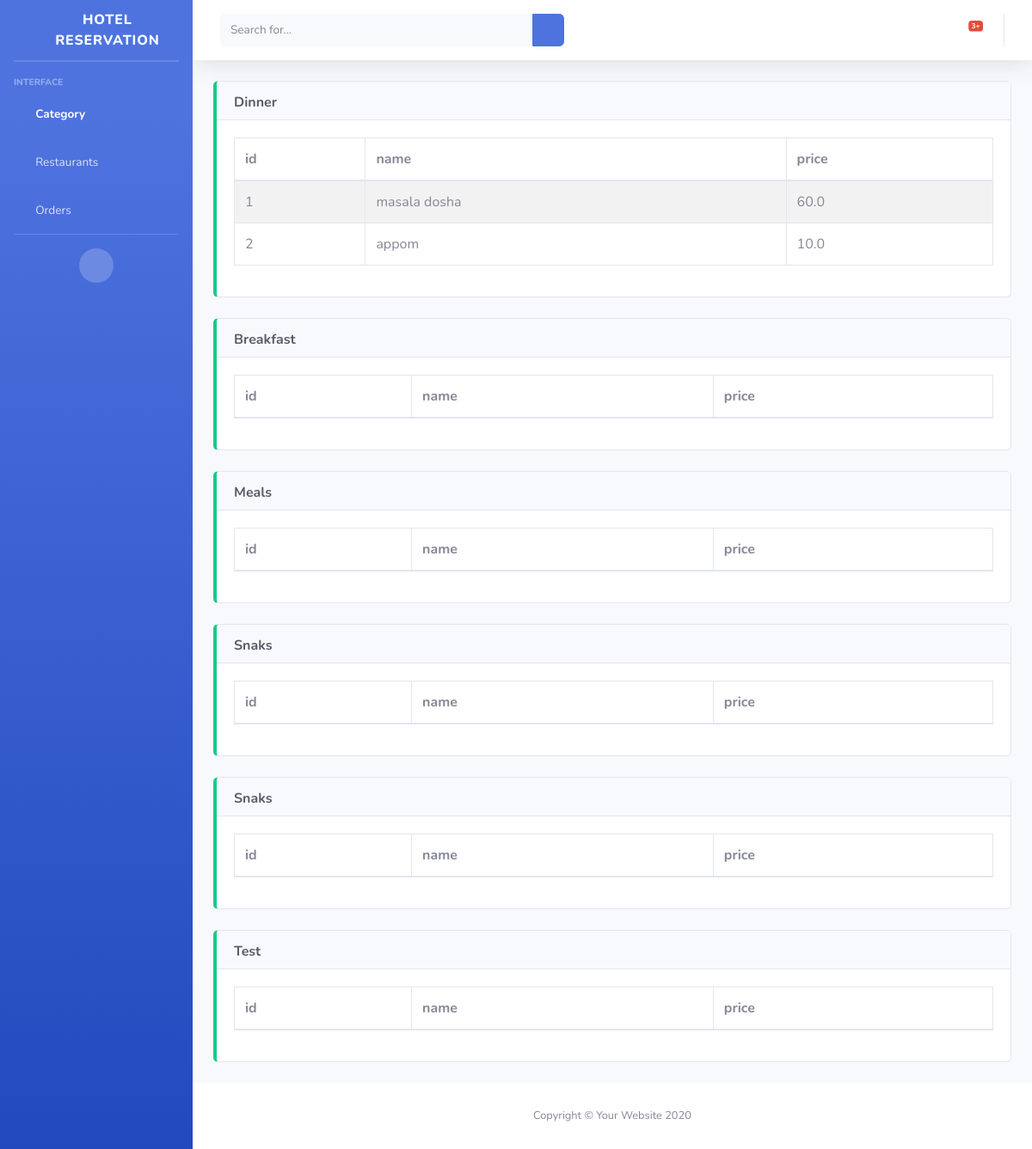
The page /hotel-diana/category/ on the database as committed earlier.
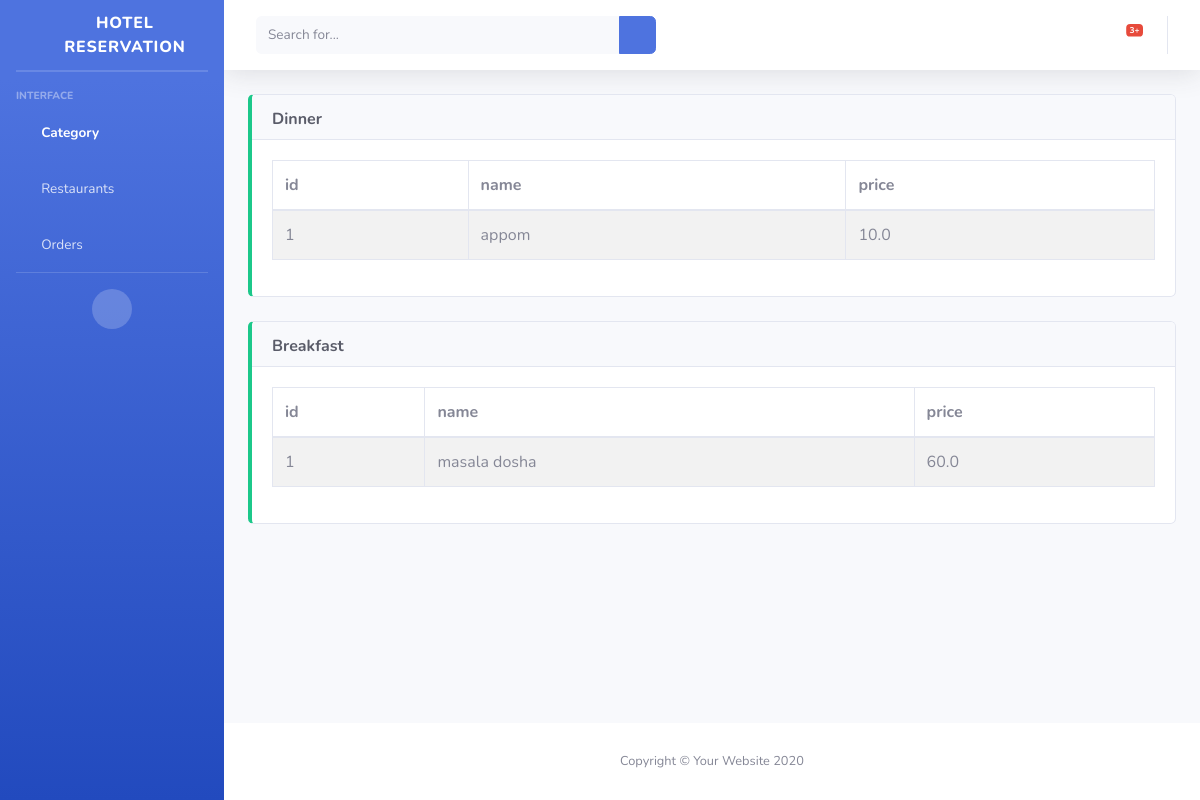
The same page on the database as committed later.
### restaurant/models.py (models this page shows, shortened)
class Category(models.Model):
    name = models.CharField(max_length=50)
    shop = models.ForeignKey(
        Restaurant, on_delete=models.CASCADE, blank=True, null=True)

class Item(models.Model):
    name = models.CharField(max_length=50)
    price = models.FloatField()
    category = models.ForeignKey(
        Category, on_delete=models.CASCADE, related_name='items', blank=True, null=True)
    created_by = models.ForeignKey(User, on_delete=models.CASCADE)

### restaurant/views.py (the view)
# urls.py: path('<slug:slug>/category/', CategoryListTest.as_view(), name="rester"),
class CategoryListTest(ListView):
    def get(self, *args, **kwargs):
        print(kwargs)
        data = Category.objects.filter(
            shop__slug=kwargs['slug'])
        context = {
            "data": data
        }
        return render(self.request, "cat/list.html", context)

### restaurant/templates/cat/list.html
{% extends 'cat/base.html' %} {% block content %} {% for i in data %}
<div class="row mb-4">
  <div class="col-md-12">
    <div class="card border-left-success">
      <div class="card-header" style="height: 45px">
        <div class="card-title text-dark font-weight-bold text-capitalize">
          {{i.name}}
        </div>
      </div>
      <div class="card-body">
        <div class="table-responsive">
          <table class="table table-bordered table-striped table-hover">
            <thead>
              <tr>
                <th>id</th>
                <th>name</th>
                <th>price</th>
              </tr>
            </thead>
            <tbody>
              {% for d in i.items.all %}
              <tr>
                <td>{{forloop.counter}}</td>
                <td>{{d.name}}</td>
                <td>{{d.price}}</td>
              </tr>
              {% endfor %}
            </tbody>
          </table>
        </div>
      </div>
    </div>
  </div>
</div>
{% endfor %} {% endblock content %}

### restaurant/templates/cat/base.html (shortened to what this page needs)
{% load static %}
<!DOCTYPE html>
<html lang="en">
  <head>
    <link
      href="{% static 'vendor/fontawesome-free/css/all.min.css' %}"
      rel="stylesheet"
      type="text/css"
    />
    <link href="{% static 'css/sb-admin-2.min.css' %}" rel="stylesheet" />
  </head>
  <body id="page-top">
    <div id="wrapper">
      <ul
        class="navbar-nav bg-gradient-primary sidebar sidebar-dark accordion"
        id="accordionSidebar"
      >
        <a
          class="sidebar-brand d-flex align-items-center justify-content-center"
          href="index.html"
        >
          <div class="sidebar-brand-icon rotate-n-15">
            <i class="fas fa-concierge-bell"></i>
          </div>
          <div class="sidebar-brand-text mx-3">Hotel Reservation</div>
        </a>
        <hr class="sidebar-divider my-0" />
        <hr class="sidebar-divider" />
        <div class="sidebar-heading">Interface</div>
        <li class="nav-item active">
          <a class="nav-link" href="{% url 'restcatlist' %}">
            <i class="fas fa-fw fa-sitemap"></i>
            <span>Category</span></a
          >
        </li>
        <li class="nav-item">
          <a class="nav-link" href="{% url 'restaurant' %}">
            <span>Restaurants</span></a
          >
        </li>
        <li class="nav-item">
          <a class="nav-link" href="{% url 'orders' %}">
            <span>Orders</span></a
          >
        </li>
        <hr class="sidebar-divider d-none d-md-block" />
        <div class="text-center d-none d-md-inline">
          <button class="rounded-circle border-0" id="sidebarToggle"></button>
        </div>
      </ul>
      <div id="content-wrapper" class="d-flex flex-column">
        <div id="content">
          <nav
            class="navbar navbar-expand navbar-light bg-white topbar mb-4 static-top shadow"
          >
            <form
              class="d-none d-sm-inline-block form-inline mr-auto ml-md-3 my-2 my-md-0 mw-100 navbar-search"
            >
              <div class="input-group">
                <input
                  type="text"
                  class="form-control bg-light border-0 small"
                  placeholder="Search for..."
                  aria-label="Search"
                  aria-describedby="basic-addon2"
                />
                <div class="input-group-append">
                  <button class="btn btn-primary" type="button">
                    <i class="fas fa-search fa-sm"></i>
                  </button>
                </div>
              </div>
            </form>
            <ul class="navbar-nav ml-auto">
              <li class="nav-item dropdown no-arrow mx-1">
                <a
                  class="nav-link dropdown-toggle"
                  href="#"
                  id="alertsDropdown"
                  role="button"
                  data-toggle="dropdown"
                  aria-haspopup="true"
                  aria-expanded="false"
                >
                  <i class="fas fa-bell fa-fw"></i>
                  <span class="badge badge-danger badge-counter">3+</span>
                </a>
              </li>
            </ul>
          </nav>
          <div class="container">
            {% block content %}{% endblock content %}
          </div>
        </div>
        <footer class="sticky-footer bg-white">
          <div class="container my-auto">
            <div class="copyright text-center my-auto">
              <span>Copyright &copy; Your Website 2020</span>
            </div>
          </div>
        </footer>
      </div>
    </div>
  </body>
</html>

Rows that differ between the two databases and show on the page:
removed Category: name "Meals"
removed Category: name "Snaks"
removed Category: name "Snaks"
removed Category: name "Test"
changed Category "Dinner": loses Item (name "masala dosha", price "60.0")
changed Category "Breakfast": gains Item (name "masala dosha", price "60.0")
